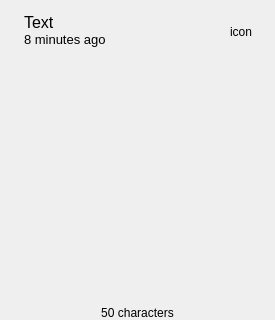
<?xml version="1.0" encoding="UTF-8"?>
<ui version="4.0">
 <class>ClipboardItemInnerWidget</class>
 <widget class="QWidget" name="ClipboardItemInnerWidget">
  <property name="geometry">
   <rect>
    <x>0</x>
    <y>0</y>
    <width>275</width>
    <height>320</height>
   </rect>
  </property>
  <property name="minimumSize">
   <size>
    <width>275</width>
    <height>320</height>
   </size>
  </property>
  <property name="maximumSize">
   <size>
    <width>275</width>
    <height>320</height>
   </size>
  </property>
  <property name="windowTitle">
   <string>Form</string>
  </property>
  <layout class="QVBoxLayout" name="verticalLayout">
   <property name="spacing">
    <number>0</number>
   </property>
   <property name="leftMargin">
    <number>0</number>
   </property>
   <property name="topMargin">
    <number>0</number>
   </property>
   <property name="rightMargin">
    <number>0</number>
   </property>
   <property name="bottomMargin">
    <number>0</number>
   </property>
   <item>
    <widget class="QWidget" name="topWidget" native="true">
     <property name="sizePolicy">
      <sizepolicy hsizetype="Preferred" vsizetype="Fixed">
       <horstretch>0</horstretch>
       <verstretch>0</verstretch>
      </sizepolicy>
     </property>
     <layout class="QHBoxLayout" name="horizontalLayout">
      <property name="spacing">
       <number>0</number>
      </property>
      <property name="leftMargin">
       <number>0</number>
      </property>
      <property name="topMargin">
       <number>0</number>
      </property>
      <property name="rightMargin">
       <number>10</number>
      </property>
      <property name="bottomMargin">
       <number>0</number>
      </property>
      <item>
       <widget class="QWidget" name="widget_2" native="true">
        <property name="minimumSize">
         <size>
          <width>0</width>
          <height>64</height>
         </size>
        </property>
        <property name="maximumSize">
         <size>
          <width>16777215</width>
          <height>64</height>
         </size>
        </property>
        <layout class="QVBoxLayout" name="verticalLayout_2">
         <property name="spacing">
          <number>0</number>
         </property>
         <property name="leftMargin">
          <number>24</number>
         </property>
         <item>
          <widget class="QLabel" name="typeLabel">
           <property name="font">
            <font>
             <pointsize>12</pointsize>
            </font>
           </property>
           <property name="text">
            <string>Text</string>
           </property>
           <property name="alignment">
            <set>Qt::AlignBottom|Qt::AlignLeading|Qt::AlignLeft</set>
           </property>
           <property name="wordWrap">
            <bool>false</bool>
           </property>
          </widget>
         </item>
         <item>
          <widget class="QLabel" name="timeLabel">
           <property name="font">
            <font>
             <pointsize>10</pointsize>
            </font>
           </property>
           <property name="text">
            <string>8 minutes ago</string>
           </property>
           <property name="alignment">
            <set>Qt::AlignLeading|Qt::AlignLeft|Qt::AlignTop</set>
           </property>
          </widget>
         </item>
        </layout>
       </widget>
      </item>
      <item>
       <widget class="QLabel" name="iconLabel">
        <property name="minimumSize">
         <size>
          <width>48</width>
          <height>48</height>
         </size>
        </property>
        <property name="maximumSize">
         <size>
          <width>48</width>
          <height>48</height>
         </size>
        </property>
        <property name="text">
         <string>icon</string>
        </property>
        <property name="alignment">
         <set>Qt::AlignCenter</set>
        </property>
       </widget>
      </item>
     </layout>
    </widget>
   </item>
   <item>
    <widget class="QWidget" name="bodyWidget" native="true"/>
   </item>
   <item>
    <widget class="QLabel" name="countLabel">
     <property name="sizePolicy">
      <sizepolicy hsizetype="Preferred" vsizetype="Fixed">
       <horstretch>0</horstretch>
       <verstretch>0</verstretch>
      </sizepolicy>
     </property>
     <property name="text">
      <string>50 characters</string>
     </property>
     <property name="alignment">
      <set>Qt::AlignCenter</set>
     </property>
    </widget>
   </item>
  </layout>
 </widget>
 <resources/>
 <connections/>
</ui>
